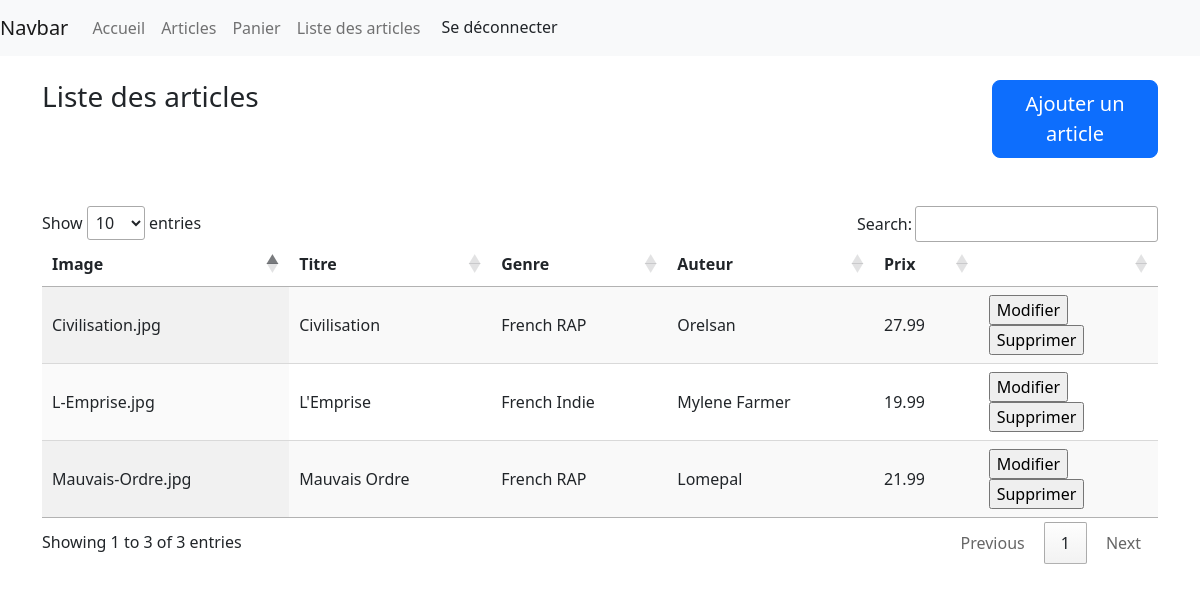
The page /admin_liste.php (signed in) on the database its author committed.
### tables this page shows
CREATE TABLE `cd` (
  `id` int(11) NOT NULL,
  `titre` varchar(255) NOT NULL,
  `genre` varchar(255) NOT NULL,
  `auteur` varchar(255) NOT NULL,
  `prix` decimal(10,2) NOT NULL,
  `url_image` varchar(255) NOT NULL
);

### rsc/fonctions/recupererListeArticles.php (called while the page is built, shortened)
<?php function creerListeArticles()
{
    include("rsc/class/Article.php");
    $listeArticles = array();
    include("sql_param.php");
    try {
        $connexion = new PDO(
            'mysql:host=' . $host . ';dbname=' . $bdd,
            $user,
            $pass
        );
        $resultats = $connexion->query("SELECT * FROM cd");
        $resultats->setFetchMode(PDO::FETCH_OBJ);
        while ($tuple = $resultats->fetch()) {
            $unCD = new Article($tuple->id, $tuple->titre, $tuple->genre, $tuple->auteur, $tuple->prix, $tuple->url_image);
            $listeArticles[$tuple->id] = $unCD;
        }
    }
    catch (Exception $e) {
        echo 'Erreur : ' . $e->getMessage() . '<br />';
    }
    return $listeArticles;
}
$listeArticles = creerListeArticles();

### rsc/class/Article.php (called while the page is built, shortened)
<?php
class Article{
    function __construct($unId, $unTitre, $unGenre, $unAuteur, $unPrix, $uneURL )
    {
        $this->titre = $unTitre;
        $this->genre = $unGenre;
        $this->auteur = $unAuteur;
        $this->prix = $unPrix;
        $this->img_url = $uneURL;
    }
}
?>

### admin_liste.php (the view, shortened to what this page needs)
<!DOCTYPE html>
<html lang="fr">
<head>
    <?php include("rsc/template/head.php");
    ?>
</head>
<body>
    <?php include("rsc/template/nav.php");
    echo '<div class="container"><br>';
    if (isset($_SESSION['login']) && isset($_SESSION['pwd']) && isset($_SESSION['role'])) {
        if($_SESSION['role']){
            print('<div class="row">
                        <div class="col-md-10">
                            <h3>
                                Liste des articles
                            </h3>
                        </div>
                        <div class="col-md-2">
                            <a type="button" class="btn btn-primary btn-lg" href="admin_add.php">
                                Ajouter un article
                            </a>
                        </div>
                    </div><br><br>');
            print('
            <table id="liste" class="display" style="width:100%">
                <thead>
                    <tr>
                        <th>Image</th>
                        <th>Titre</th>
                        <th>Genre</th>
                        <th>Auteur</th>
                        <th>Prix</th>
                        <th></th>
                    </tr>
                </thead>
                <tbody>');
                include("rsc/fonctions/recupererListeArticles.php");
                foreach ($listeArticles as $numArticle => $unArticle){
                    print('
                    <tr>
                        <td>'.$unArticle->img_url.'</td>
                        <td>'.$unArticle->titre.'</td>
                        <td>'.$unArticle->genre.'</td>
                        <td>'.$unArticle->auteur.'</td>
                        <td>'.$unArticle->prix.'</td>
                        <td>
                            <form id="modifier" action="rsc/fonctions/modifierArticle.php" method="post">
                            <input type="hidden" name="id" value="'.$unArticle->id.'"/>
                            <input type="submit" value="Modifier"></input>
                            </form>
                            <form id="delete" action="rsc/fonctions/supprimerArticle.php" method="post">
                            <input type="hidden" name="id" value="'.$unArticle->id.'"/>
                            <input type="submit" value="Supprimer"></input>
                            </form>
                        </td>
                    </tr>
                ');
                }
            print('
                </tbody>
            </table>
            ');
        }
        else{
            print('<h1>Page inacessible</h1>');
        }
    }
    else{
    print('<h1>Page inacessible</h1>');
    }
    echo '</div>';
    include("rsc/template/footer.php"); ?>
</body>
</html>

### rsc/template/head.php (shortened to what this page needs)
<link rel="stylesheet" type="text/css" href="https://cdn.datatables.net/1.13.1/css/jquery.dataTables.css">
<link href="https://cdn.jsdelivr.net/npm/bootstrap@5.2.3/dist/css/bootstrap.min.css" rel="stylesheet">

### rsc/template/nav.php (shortened to what this page needs)
<nav class="navbar navbar-expand-lg navbar-light bg-light">
  <a class="navbar-brand" href="#">Navbar</a>
  <div class="collapse navbar-collapse" id="navbarSupportedContent">
    <ul class="navbar-nav mr-auto">
      <li class="nav-item active">
        <a class="nav-link" href="index.php">Accueil</span></a>
      </li>
      <li class="nav-item">
        <a class="nav-link" href="articles.php">Articles</a>
      </li>
      <li class="nav-item">
        <a class="nav-link" href="panier.php">Panier</a>
      </li>
      <?php
      if (isset($_SESSION['login']) && isset($_SESSION['pwd']) && isset($_SESSION['role'])) {
        if($_SESSION['role']){
          print('
          <li class="nav-item">
            <a class="nav-link" href="admin_liste.php">Liste des articles</a>
          </li>');
        }
        print('<li class="nav-item">');
        print("<a href=\"rsc/fonctions/logout.php\" class=\"btn btn-outline-alert my-2 my-sm-0\" >Se déconnecter</a>");
        print('</li>');
      }
      else {
        print('<li class="nav-item">');
        print("<a href=\"login.php\" class=\"btn btn-outline-success my-2 my-sm-0\" >Se connecter</a>");
        print('</li>');
      }
      ?>
    </ul>
  </div>
</nav>

### rows shown on the page
cd: url_image "Civilisation.jpg", titre "Civilisation", genre "French RAP", auteur "Orelsan", prix "27.99"
cd: url_image "Mauvais-Ordre.jpg", titre "Mauvais Ordre", genre "French RAP", auteur "Lomepal", prix "21.99"
cd: url_image "L-Emprise.jpg", titre "L'Emprise", genre "French Indie", auteur "Mylene Farmer", prix "19.99"
